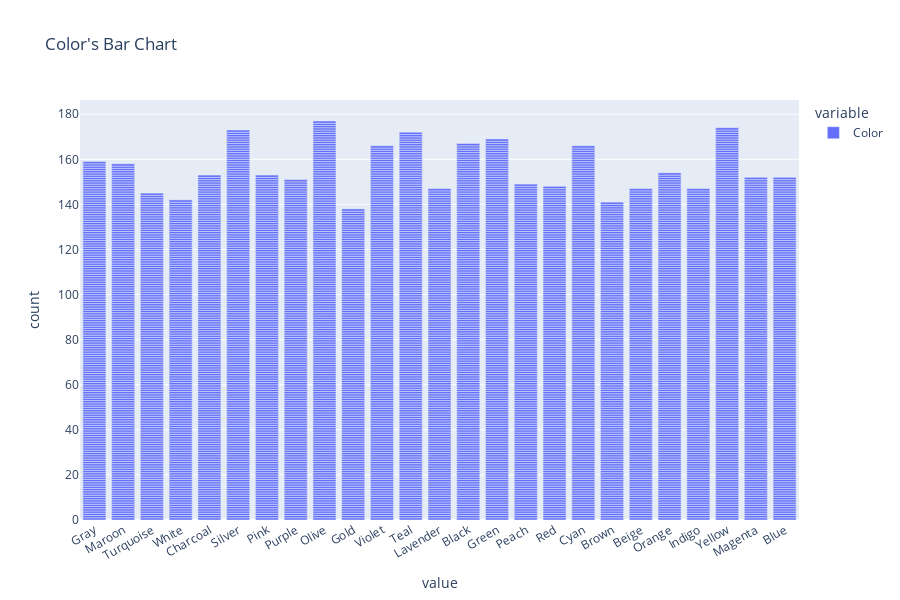

Here is the notebook cell this chart was saved with:
### Code cell
fig = px.bar(df['Color'], title="Color's Bar Chart")
fig.update_layout(xaxis_tickangle=-30, height=600)
fig.show()

### Figure 1 — Plotly figure (JSON) as saved in the notebook; plotly's stock layout.template omitted (floating-point values rounded to 4 significant figures; data arrays with more than 128 entries replaced by an {"elided": "..."} marker saying what was removed)
{"data": [{"hovertemplate": "variable=Color<br>value=%{x}<br>count=%{y}<extra></extra>", "legendgroup": "Color", "marker": {"color": "#636efa", "pattern": {"shape": ""}}, "name": "Color", "orientation": "v", "showlegend": true, "textposition": "auto", "type": "bar", "x": {"elided": "3900 str values"}, "xaxis": "x", "y": {"elided": "3900 int values"}, "yaxis": "y"}], "layout": {"barmode": "relative", "height": 600, "legend": {"title": {"text": "variable"}, "tracegroupgap": 0}, "title": {"text": "Color's Bar Chart"}, "xaxis": {"anchor": "y", "domain": [0, 1], "tickangle": -30, "title": {"text": "value"}}, "yaxis": {"anchor": "x", "domain": [0, 1], "title": {"text": "count"}}}}
